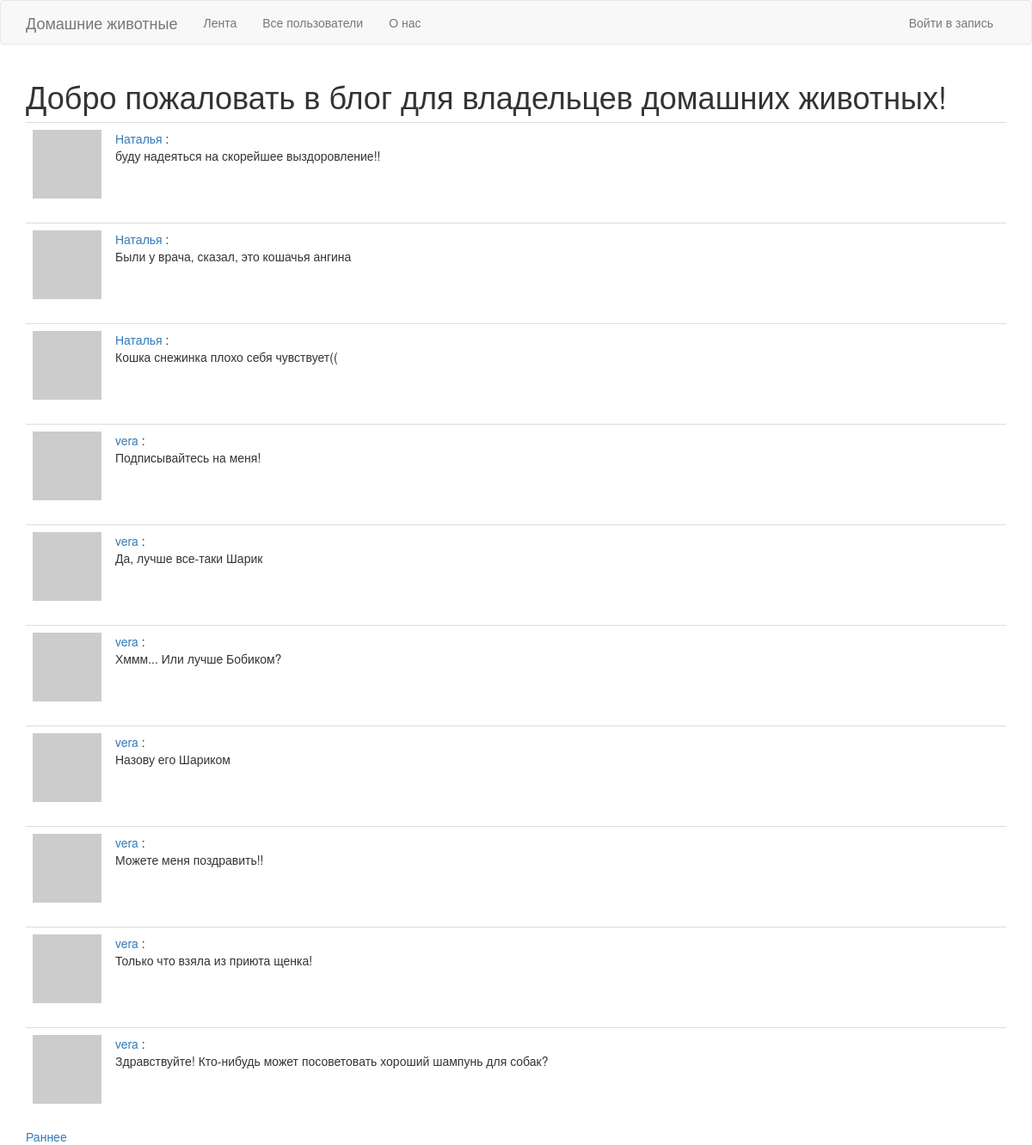
/explore, run on the app's committed database.
### app/models.py (models this page shows, shortened)
class Post(db.Model):
    id = db.Column(db.Integer, primary_key=True)
    body = db.Column(db.String(140))
    timestamp = db.Column(db.DateTime, index=True, default=datetime.utcnow)
    user_id = db.Column(db.Integer, db.ForeignKey('user.id'))

class User(UserMixin, db.Model):
    id = db.Column(db.Integer, primary_key=True)
    username = db.Column(db.String(64), index=True, unique=True)
    email = db.Column(db.String(120), index=True, unique=True)
    password_hash = db.Column(db.String(128))
    posts = db.relationship('Post', backref='author', lazy='dynamic')
    about_me = db.Column(db.String(140))
    last_seen = db.Column(db.DateTime, default=datetime.utcnow)
    followed = db.relationship(
        'User', secondary=followers,
        primaryjoin=(followers.c.follower_id == id),
        secondaryjoin=(followers.c.followed_id == id),
        backref=db.backref('followers', lazy='dynamic'), lazy='dynamic')
    def avatar(self, size):
        digest = md5(self.email.lower().encode('utf-8')).hexdigest()
        return 'https://www.gravatar.com/avatar/{}?d=identicon&s={}'.format(
            digest, size)

### app/routes.py (the view)
@app.route('/explore')
def explore():
    page = request.args.get('page', 1, type=int)
    posts = Post.query.order_by(Post.timestamp.desc()).paginate(page, app.config['POSTS_PER_PAGE'], False)
    next_url = url_for('explore', page=posts.next_num) \
        if posts.has_next else None
    prev_url = url_for('explore', page=posts.prev_num) \
        if posts.has_prev else None
    return render_template('global_feed.html', title='Все пользователи', posts = posts.items, next_url=next_url, prev_url=prev_url)

### app/templates/global_feed.html (shortened to what this page needs)
{% extends "base.html" %}
{% block app_content %}
    <h1>Добро пожаловать в блог для владельцев домашних животных!</h1>
    {% for post in posts %}
      {% include '_post.html' %}
    {% endfor %}
{% if next_url %}
<a href="{{ next_url }}">Раннее</a>
{% endif %}
{% endblock %}

### app/templates/_post.html
<table class="table table-hover">
        <tr>
            <td width="70px">
                <a href="{{ url_for('user', username=post.author.username) }}">
                    <img src="{{ post.author.avatar(70) }}" />
                </a>
            </td>
            <td>
                <a href="{{ url_for('user', username=post.author.username) }}">
                    {{ post.author.username }}
                </a>
                :
                <br>
                {{ post.body }}
            </td>
        </tr>
</table>

### data on the page
Post: author.username "Наталья", body "буду надеяться на скорейшее выздоровление!!"
Post: author.username "Наталья", body "Были у врача, сказал, это кошачья ангина"
Post: author.username "Наталья", body "Кошка снежинка плохо себя чувствует(("
Post: author.username "vera", body "Подписывайтесь на меня!"
Post: author.username "vera", body "Да, лучше все-таки Шарик"
Post: author.username "vera", body "Хммм... Или лучше Бобиком?"
Post: author.username "vera", body "Назову его Шариком"
Post: author.username "vera", body "Можете меня поздравить!!"
Post: author.username "vera", body "Только что взяла из приюта щенка!"
Post: author.username "vera", body "Здравствуйте! Кто-нибудь может посоветовать хороший шампунь для собак?"
